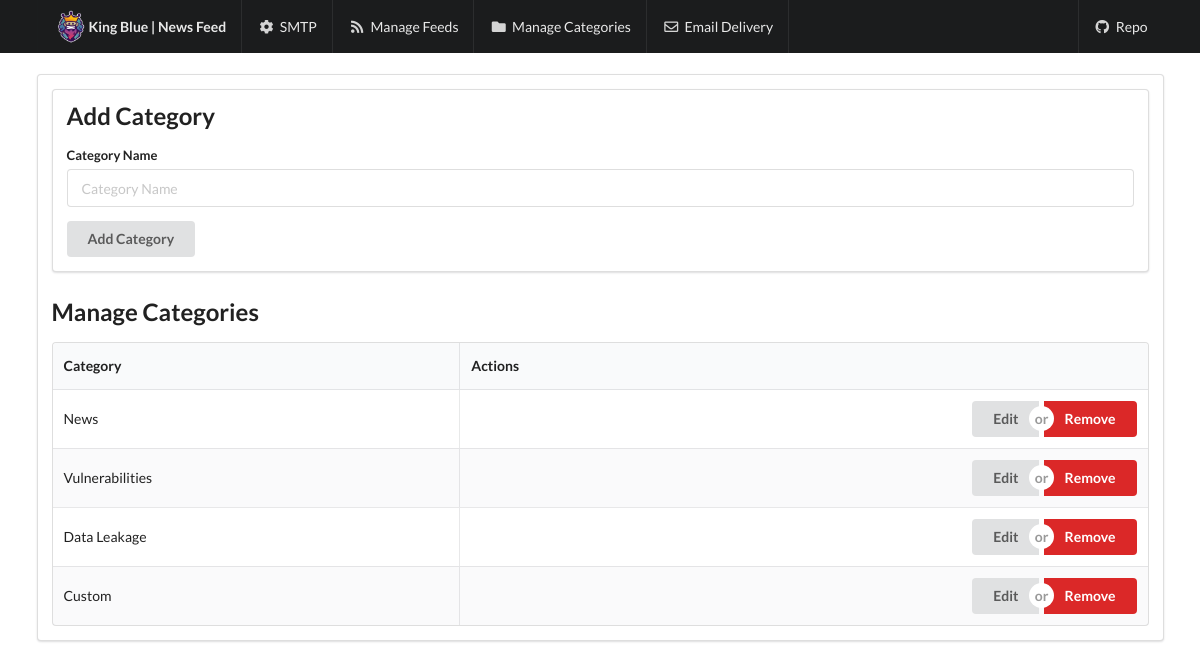
The page /manage_categories on the database its author committed.
### tables this page shows
CREATE TABLE categories (
            id INTEGER PRIMARY KEY AUTOINCREMENT,
            name TEXT UNIQUE
        );

### app.py (the view)
@app.route('/manage_categories', methods=['GET'])
def manage_categories():
    conn = sqlite3.connect('subscribers.db')
    c = conn.cursor()
    c.execute('SELECT * FROM categories')
    categories = c.fetchall()
    conn.close()
    return render_template('manage_categories.html', categories=categories)

### templates/manage_categories.html (shortened to what this page needs)
<!DOCTYPE html>
<html>
<head>
    <link rel="stylesheet" href="https://cdn.jsdelivr.net/npm/semantic-ui@2.4.2/dist/semantic.min.css">
    <link rel="stylesheet" href="https://cdnjs.cloudflare.com/ajax/libs/font-awesome/6.0.0-beta3/css/all.min.css">
</head>
<body>
    <div class="ui fixed inverted menu">
        <div class="ui container">
            <a href="/" class="header item">
                <img src="{{ url_for('static', filename='logo.png') }}" alt="King Blue Logo">
                King Blue | News Feed
            </a>
            <a href="/config" class="item">
                <i class="cog icon"></i> SMTP
            </a>
            <a href="/manage_feeds" class="item">
                <i class="rss icon"></i> Manage Feeds
            </a>
            <a href="/manage_categories" class="item">
                <i class="folder icon"></i> Manage Categories
            </a>
            <a href="/configure_schedule" class="item">
                <i class="envelope outline icon"></i> Email Delivery
            </a>
            <div class="right menu">
                <a href="https://github.com/salemae/king_blue_news_feed" target="_blank" class="item">
                    <i class="github icon"></i> Repo
                </a>
            </div>
        </div>
    </div>
    <div style="padding-top: 60px;"></div>
    <section class="ui primary vertical masthead aligned segment">
        <div class="ui container">
            <div class="ui segment">
                <div class="ui segment">
                    <h2 class="ui header">Add Category</h2>
                    <form class="ui form" method="post" action="/add_category">
                        <div class="field">
                            <label>Category Name</label>
                            <input type="text" name="category_name" placeholder="Category Name" required>
                        </div>
                        <button class="ui button" type="submit">Add Category</button>
                    </form>
                </div>
                <h2 class="ui header">Manage Categories</h2>
                <table class="ui striped selectable celled table">
                    <thead>
                        <tr>
                            <th>Category</th>
                            <th>Actions</th>
                        </tr>
                    </thead>
                    <tbody>
                        {% for category in categories %}
                            <tr>
                                <td>{{ category[1] }}</td>
                                <td style="text-align: right;">
                                    <div class="ui buttons">
                                        <a class="ui button" href="{{ url_for('edit_category', id=category[0]) }}">Edit</a>
                                        <div class="or"></div>
                                        <a class="ui negative button" href="{{ url_for('remove_category', id=category[0]) }}">Remove</a>
                                    </div>
                                </td>
                            </tr>
                        {% endfor %}
                    </tbody>
                </table>
            </div>
        </div>
    </section>
</body>
</html>

### rows shown on the page
categories: name "News"
categories: name "Vulnerabilities"
categories: name "Data Leakage"
categories: name "Custom"
